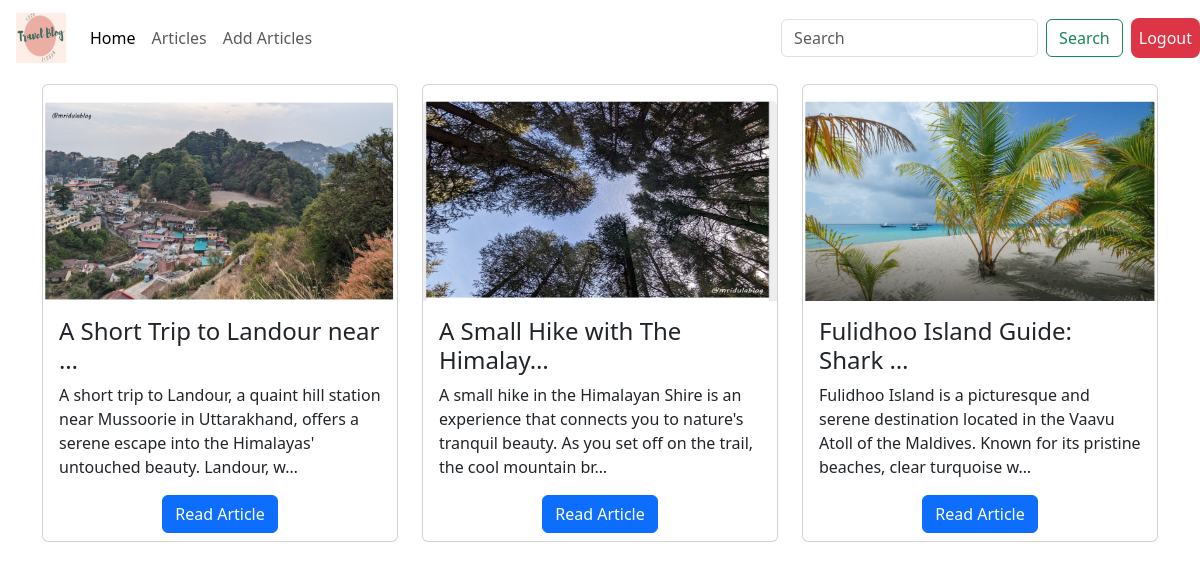
Page /blog/all (signed in) on the committed database.
### blog/models.py (models this page shows)
class Article(models.Model):
    author = models.ForeignKey('auth.User', on_delete=models.CASCADE)
    title = models.CharField(max_length = 150)
    content = models.TextField()
    image = models.ImageField(upload_to="articles/")
    created_at = models.DateTimeField(auto_now_add=True)

### blog/views.py (the view)
# urls.py: path("blog/all", blog_views.blog_list_view, name = "blog_list"),
def blog_list_view(request):
    return render(
        request,
        'blog_list.html',
        context={
            'articles': Article.objects.all()
        }
    )

### templates/blog_list.html (shortened to what this page needs)
{% extends 'layout/base.html' %}
{% block content %}
<div class="container my-2">
    <div class="row">
        {% for item in articles %}
        <div class="col-md-4 mb-2 d-flex">
            <div class="card h-100 d-flex align-items-center">
                <img class="card-img-top mt-3 img-fluid" src="{{item.image.url}}" alt="{{item.title}}"
                    style="height: 200px;" />
                <div class="card-body">
                    <h4 class="card-title">{{item.title|truncatechars:30}}</h4>
                    <p class="card-text">{{item.content|truncatechars:150}}</p>
                </div>
                <a href="{% url 'article' item.id %}" class="btn btn-primary w-auto mb-2">Read Article</a>
            </div>
        </div>
        {% endfor %}
    </div>
</div>
{% endblock content %}

### rows in the picture
Article: image (picture), title "A Short Trip to Landour near …", content "A short trip to Landour, a quaint hill station near Mussoorie in Uttarakhand, offers a serene escape into the Himalayas' untouched beauty. Landour, w…"
Article: image (picture), title "A Small Hike with The Himalay…", content "A small hike in the Himalayan Shire is an experience that connects you to nature's tranquil beauty. As you set off on the trail, the cool mountain br…"
Article: image (picture), title "Fulidhoo Island Guide: Shark …", content "Fulidhoo Island is a picturesque and serene destination located in the Vaavu Atoll of the Maldives. Known for its pristine beaches, clear turquoise w…"
